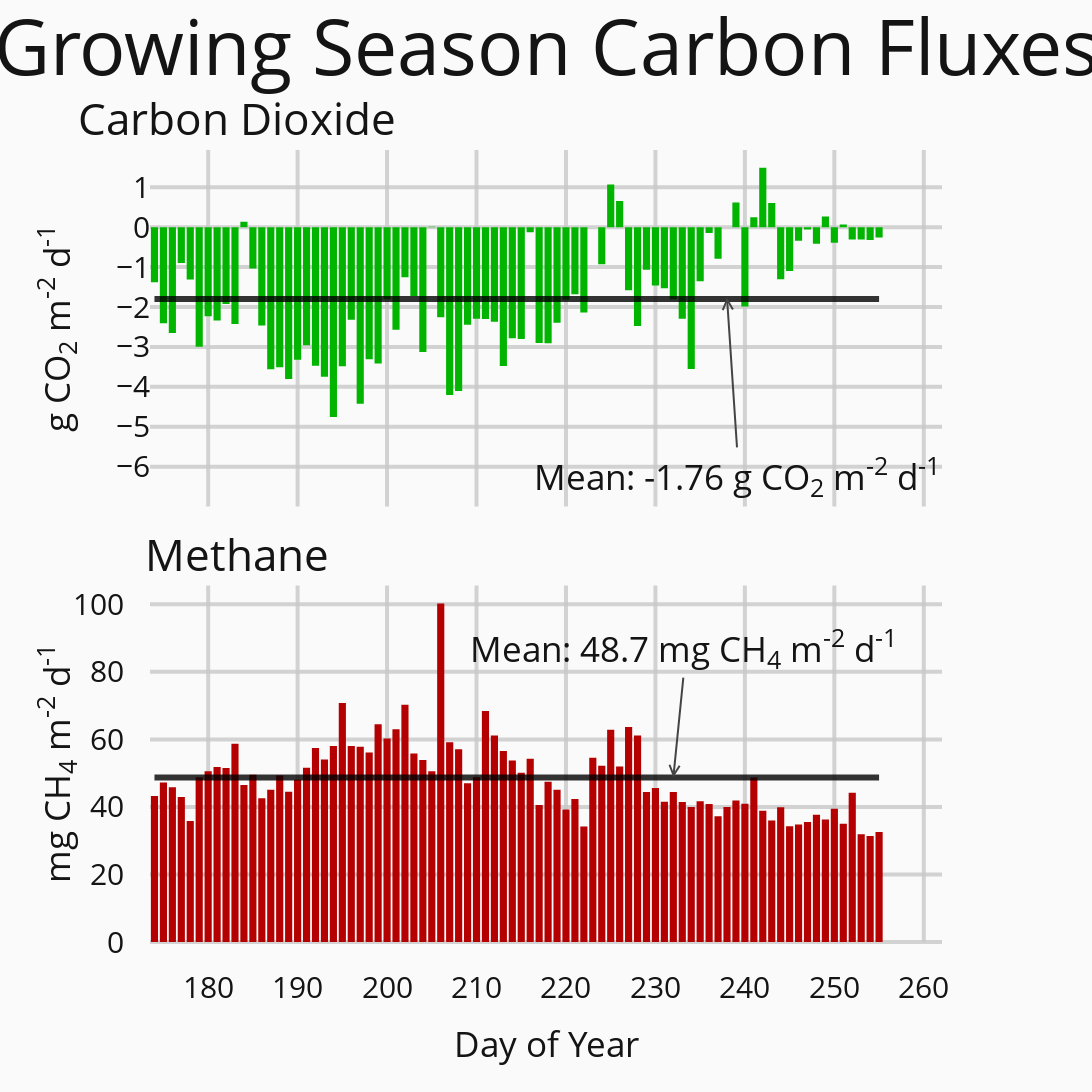

Source (notebook cell):
### Code cell
import statsmodels.stats.api as sms



CO2 = Daily['co2_flux_Filled']
CH4 = Daily['ch4_flux_Filled']*1e-3*28
F = CO2+CH4

# print(F)
print(F.mean())
CI = sms.DescrStatsW(F).tconfint_mean()
print((CI[1]-CI[0])/2)


F = 'co2_flux_Filled'
trace1 = go.Bar(
        y=Daily[F],
        x=Daily.index,
        name = 'CO<sub>2</sub>: '+str(np.round(Daily[F].mean(),2)) + ' g m<sup>-2</sub> d<sup>-1</sub>',
        marker=dict(color='rgb(0, 180, 0)')
)

print(F)
print(Daily[F].mean())
CI = sms.DescrStatsW(Daily[F]).tconfint_mean()
print((CI[1]-CI[0])/2)

Daily['Mean']=str(np.round(Daily[F].mean(),1))
trace1_2 = go.Scatter(y=Daily['Mean'],x=Daily.index,
    line=dict(color = 'rgba(0, 0, 0, .8)',width=Lyn)
)
                      
        
    
    
F = 'ch4_flux_Filled'
trace2 = go.Bar(
        y=Daily[F],
        x=Daily.index,
        name = 'CH<sub>4</sub>: '+str(np.round(Daily[F].mean(),1)) + ' mg m<sup>-2</sub> d<sup>-1</sub>',
        marker=dict(color='rgb(180, 0, 0)')
    )

Daily['Mean2']=str(np.round(Daily[F].mean(),1))
trace2_2 = go.Scatter(y=Daily['Mean2'],x=Daily.index,
    line=dict(color = 'rgba(0, 0, 0, .8)',width=Lyn)
)


print(F)
print(Daily[F].mean())
CI = sms.DescrStatsW(Daily[F]).tconfint_mean()
print((CI[1]-CI[0])/2)



SubTitles = ['Carbon Dioxide',
             'Methane']

fig = tools.make_subplots(rows=2, cols=1, specs=[[{}], [{}]],subplot_titles=SubTitles,
                          shared_xaxes=True,vertical_spacing=0.1)

fig.append_trace(trace1, 1, 1)
fig.append_trace(trace2, 2, 1)
fig.append_trace(trace1_2, 1, 1)
fig.append_trace(trace2_2, 2, 1)

height = 1500
width = 2000
fig['layout'].update(
    width=width,
    height=height,
    showlegend=False,
    autosize=False,
    title='Growing Season Carbon Fluxes',
    font=dict(
        size=MTitle,color=Fcolor
    ),
    margin=go.Margin(
        l=150,
        r=150,
        b=150,
        t=150,
        pad=25,
    ),paper_bgcolor=BGCL,plot_bgcolor=PLCL)

fig['layout']['xaxis1'].update(title='Day of Year',
                               gridcolor=Gcolor,gridwidth=GW,titlefont={'color':Fcolor,'size':AxTitle},
                               tickfont=dict(color=Fcolor,size=Tik),zerolinecolor=Gcolor,zerolinewidth=GW)
fig['layout']['yaxis1'].update(title='g CO<sub>2</sub> m<sup>-2</sup> d<sup>-1</sup>',
                               gridcolor=Gcolor,gridwidth=GW,titlefont={'color':Fcolor,'size':AxTitle},
                               tickfont=dict(color=Fcolor,size=Tik),zerolinecolor=Gcolor,zerolinewidth=GW)
fig['layout']['yaxis2'].update(title='mg CH<sub>4</sub> m<sup>-2</sup> d<sup>-1</sup>',
                               gridcolor=Gcolor,gridwidth=GW,titlefont={'color':Fcolor,'size':AxTitle},
                               tickfont=dict(color=Fcolor,size=Tik),zerolinecolor=Gcolor,zerolinewidth=GW)
fig['layout']['legend'].update(x=.57, y=.44,font={'size':LFont})#orientation='h',


# fig['layout'].update(showlegend=False, title='Growing Season Carbon Fluxes',titlefont=dict(color=Fcolor,size=MTitle))

i = 0
for f in fig['layout']['annotations']:
    if f['text'] in SubTitles:
        fig['layout']['annotations'][i].update(font=dict(color=Fcolor,size= STitle),x = 0.11)
    i +=1 
    
    
fig['layout']['annotations'].extend([dict(yref = 'y1',y = Daily["co2_flux_Filled"].mean(),
  xref= 'x1',x = 238,text = 'Mean: '+str(np.round(Daily["co2_flux_Filled"].mean(),2)) +
      ' g CO<sub>2</sub> m<sup>-2</sub> d<sup>-1</sub>',showarrow=True,
      font = {'color':Fcolor,'size': AxTitle},xanchor = 'center',yanchor = 'top',
     arrowhead=5,ay=150,ax=10
         ),dict(yref = 'y2',y = Daily["ch4_flux_Filled"].mean(),
      xref= 'x1',x = 232,text = 'Mean: '+str(np.round(Daily["ch4_flux_Filled"].mean(),1)) +
      ' mg CH<sub>4</sub> m<sup>-2</sub> d<sup>-1</sub>',showarrow=True,
      font = {'color':Fcolor,'size': AxTitle},xanchor = 'center',yanchor = 'bottom',
     arrowhead=5,ay=-100,ax=10,
         )])
    

offline.iplot(fig,filename='FluxTimeSeries',image='png',image_height=height,image_width = width)

### Figure 1 — Plotly figure (JSON) as saved in the notebook; plotly's stock layout.template omitted (floating-point values rounded to 4 significant figures)
{"data": [{"marker": {"color": "rgb(0, 180, 0)"}, "name": "CO<sub>2</sub>: -1.76 g m<sup>-2</sub> d<sup>-1</sub>", "type": "bar", "x": [174, 175, 176, 177, 178, 179, 180, 181, 182, 183, 184, 185, 186, 187, 188, 189, 190, 191, 192, 193, 194, 195, 196, 197, 198, 199, 200, 201, 202, 203, 204, 205, 206, 207, 208, 209, 210, 211, 212, 213, 214, 215, 216, 217, 218, 219, 220, 221, 222, 223, 224, 225, 226, 227, 228, 229, 230, 231, 232, 233, 234, 235, 236, 237, 238, 239, 240, 241, 242, 243, 244, 245, 246, 247, 248, 249, 250, 251, 252, 253, 254, 255], "xaxis": "x1", "y": [-1.377, -2.404, -2.649, -0.8994, -1.308, -2.998, -2.229, -2.34, -1.927, -2.424, 0.1393, -1.035, -2.464, -3.561, -3.512, -3.804, -3.324, -2.961, -3.472, -3.747, -4.754, -3.484, -2.32, -4.425, -3.31, -3.413, -1.807, -2.571, -1.254, -1.723, -3.128, 0.01187, -2.257, -4.205, -4.104, -2.446, -2.294, -2.297, -2.369, -3.475, -2.784, -2.801, -0.1256, -2.903, -2.908, -2.392, -1.82, -1.682, -2.14, -0.00156, -0.929, 1.069, 0.6541, -1.578, -2.476, -1.066, -1.46, -1.528, -1.803, -2.296, -3.555, -1.355, -0.1473, -0.788, -0.003401, 0.6197, -1.99, 0.252, 1.487, 0.6054, -1.306, -1.1, -0.3376, -0.0575, -0.4175, 0.269, -0.3911, 0.06456, -0.3086, -0.3107, -0.3193, -0.2565], "yaxis": "y1"}, {"marker": {"color": "rgb(180, 0, 0)"}, "name": "CH<sub>4</sub>: 48.7 mg m<sup>-2</sub> d<sup>-1</sub>", "type": "bar", "x": [174, 175, 176, 177, 178, 179, 180, 181, 182, 183, 184, 185, 186, 187, 188, 189, 190, 191, 192, 193, 194, 195, 196, 197, 198, 199, 200, 201, 202, 203, 204, 205, 206, 207, 208, 209, 210, 211, 212, 213, 214, 215, 216, 217, 218, 219, 220, 221, 222, 223, 224, 225, 226, 227, 228, 229, 230, 231, 232, 233, 234, 235, 236, 237, 238, 239, 240, 241, 242, 243, 244, 245, 246, 247, 248, 249, 250, 251, 252, 253, 254, 255], "xaxis": "x1", "y": [43.23, 47.25, 45.84, 42.91, 35.83, 48.8, 50.58, 51.85, 51.56, 58.73, 46.49, 49.54, 42.61, 45.06, 49.35, 44.51, 48.04, 51.62, 57.48, 54.02, 58.05, 70.76, 58.06, 57.84, 56.11, 64.51, 60.25, 63.04, 70.27, 55.81, 53.92, 50.53, 100.3, 59.17, 57.07, 46.99, 48.81, 68.43, 61.16, 56.59, 53.75, 50.11, 54.29, 40.58, 47.48, 45.09, 39.23, 42.38, 34.18, 54.55, 52.19, 62.86, 51.96, 63.67, 61.14, 44.42, 45.64, 41.57, 44.44, 41.49, 39.98, 41.65, 40.88, 37.26, 39.95, 41.94, 40.95, 48.71, 38.87, 36.02, 39.94, 34.29, 34.8, 35.54, 37.72, 36.27, 39.47, 34.99, 44.2, 31.89, 31.36, 32.6], "yaxis": "y2"}, {"line": {"color": "rgba(0, 0, 0, .8)", "width": 6}, "type": "scatter", "x": [174, 175, 176, 177, 178, 179, 180, 181, 182, 183, 184, 185, 186, 187, 188, 189, 190, 191, 192, 193, 194, 195, 196, 197, 198, 199, 200, 201, 202, 203, 204, 205, 206, 207, 208, 209, 210, 211, 212, 213, 214, 215, 216, 217, 218, 219, 220, 221, 222, 223, 224, 225, 226, 227, 228, 229, 230, 231, 232, 233, 234, 235, 236, 237, 238, 239, 240, 241, 242, 243, 244, 245, 246, 247, 248, 249, 250, 251, 252, 253, 254, 255], "xaxis": "x1", "y": ["-1.8", "-1.8", "-1.8", "-1.8", "-1.8", "-1.8", "-1.8", "-1.8", "-1.8", "-1.8", "-1.8", "-1.8", "-1.8", "-1.8", "-1.8", "-1.8", "-1.8", "-1.8", "-1.8", "-1.8", "-1.8", "-1.8", "-1.8", "-1.8", "-1.8", "-1.8", "-1.8", "-1.8", "-1.8", "-1.8", "-1.8", "-1.8", "-1.8", "-1.8", "-1.8", "-1.8", "-1.8", "-1.8", "-1.8", "-1.8", "-1.8", "-1.8", "-1.8", "-1.8", "-1.8", "-1.8", "-1.8", "-1.8", "-1.8", "-1.8", "-1.8", "-1.8", "-1.8", "-1.8", "-1.8", "-1.8", "-1.8", "-1.8", "-1.8", "-1.8", "-1.8", "-1.8", "-1.8", "-1.8", "-1.8", "-1.8", "-1.8", "-1.8", "-1.8", "-1.8", "-1.8", "-1.8", "-1.8", "-1.8", "-1.8", "-1.8", "-1.8", "-1.8", "-1.8", "-1.8", "-1.8", "-1.8"], "yaxis": "y1"}, {"line": {"color": "rgba(0, 0, 0, .8)", "width": 6}, "type": "scatter", "x": [174, 175, 176, 177, 178, 179, 180, 181, 182, 183, 184, 185, 186, 187, 188, 189, 190, 191, 192, 193, 194, 195, 196, 197, 198, 199, 200, 201, 202, 203, 204, 205, 206, 207, 208, 209, 210, 211, 212, 213, 214, 215, 216, 217, 218, 219, 220, 221, 222, 223, 224, 225, 226, 227, 228, 229, 230, 231, 232, 233, 234, 235, 236, 237, 238, 239, 240, 241, 242, 243, 244, 245, 246, 247, 248, 249, 250, 251, 252, 253, 254, 255], "xaxis": "x1", "y": ["48.7", "48.7", "48.7", "48.7", "48.7", "48.7", "48.7", "48.7", "48.7", "48.7", "48.7", "48.7", "48.7", "48.7", "48.7", "48.7", "48.7", "48.7", "48.7", "48.7", "48.7", "48.7", "48.7", "48.7", "48.7", "48.7", "48.7", "48.7", "48.7", "48.7", "48.7", "48.7", "48.7", "48.7", "48.7", "48.7", "48.7", "48.7", "48.7", "48.7", "48.7", "48.7", "48.7", "48.7", "48.7", "48.7", "48.7", "48.7", "48.7", "48.7", "48.7", "48.7", "48.7", "48.7", "48.7", "48.7", "48.7", "48.7", "48.7", "48.7", "48.7", "48.7", "48.7", "48.7", "48.7", "48.7", "48.7", "48.7", "48.7", "48.7", "48.7", "48.7", "48.7", "48.7", "48.7", "48.7", "48.7", "48.7", "48.7", "48.7", "48.7", "48.7"], "yaxis": "y2"}], "layout": {"annotations": [{"font": {"color": "rgba(20,20,20,1)", "size": 44}, "showarrow": false, "text": "Carbon Dioxide", "x": 0.11, "xanchor": "center", "xref": "paper", "y": 1, "yanchor": "bottom", "yref": "paper"}, {"font": {"color": "rgba(20,20,20,1)", "size": 44}, "showarrow": false, "text": "Methane", "x": 0.11, "xanchor": "center", "xref": "paper", "y": 0.45, "yanchor": "bottom", "yref": "paper"}, {"arrowhead": 5, "ax": 10, "ay": 150, "font": {"color": "rgba(20,20,20,1)", "size": 35}, "showarrow": true, "text": "Mean: -1.76 g CO<sub>2</sub> m<sup>-2</sub> d<sup>-1</sub>", "x": 238, "xanchor": "center", "xref": "x1", "y": -1.759, "yanchor": "top", "yref": "y1"}, {"arrowhead": 5, "ax": 10, "ay": -100, "font": {"color": "rgba(20,20,20,1)", "size": 35}, "showarrow": true, "text": "Mean: 48.7 mg CH<sub>4</sub> m<sup>-2</sub> d<sup>-1</sub>", "x": 232, "xanchor": "center", "xref": "x1", "y": 48.7, "yanchor": "bottom", "yref": "y2"}], "autosize": false, "font": {"color": "rgba(20,20,20,1)", "size": 55}, "height": 1500, "legend": {"font": {"size": 32}, "x": 0.57, "y": 0.44}, "margin": {"b": 150, "l": 150, "pad": 25, "r": 150, "t": 150}, "paper_bgcolor": "rgb(250,250,250)", "plot_bgcolor": "rgb(250,250,250)", "showlegend": false, "title": "Growing Season Carbon Fluxes", "width": 2000, "xaxis1": {"anchor": "y2", "domain": [0, 1], "gridcolor": "rgba(200,200,200,.8)", "gridwidth": 4, "tickfont": {"color": "rgba(20,20,20,1)", "size": 30}, "title": "Day of Year", "titlefont": {"color": "rgba(20,20,20,1)", "size": 35}, "zerolinecolor": "rgba(200,200,200,.8)", "zerolinewidth": 4}, "yaxis1": {"anchor": "free", "domain": [0.55, 1], "gridcolor": "rgba(200,200,200,.8)", "gridwidth": 4, "position": 0, "tickfont": {"color": "rgba(20,20,20,1)", "size": 30}, "title": "g CO<sub>2</sub> m<sup>-2</sup> d<sup>-1</sup>", "titlefont": {"color": "rgba(20,20,20,1)", "size": 35}, "zerolinecolor": "rgba(200,200,200,.8)", "zerolinewidth": 4}, "yaxis2": {"anchor": "x1", "domain": [0, 0.45], "gridcolor": "rgba(200,200,200,.8)", "gridwidth": 4, "tickfont": {"color": "rgba(20,20,20,1)", "size": 30}, "title": "mg CH<sub>4</sub> m<sup>-2</sup> d<sup>-1</sup>", "titlefont": {"color": "rgba(20,20,20,1)", "size": 35}, "zerolinecolor": "rgba(200,200,200,.8)", "zerolinewidth": 4}}}
